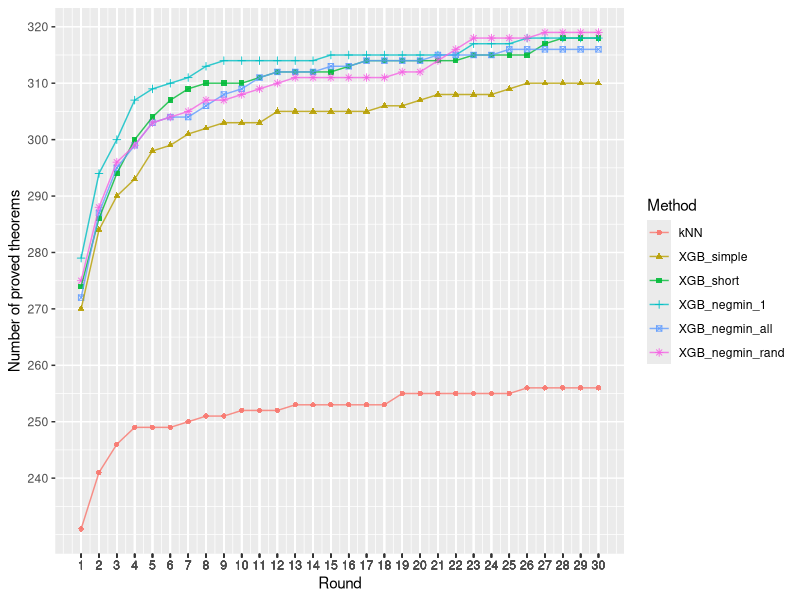
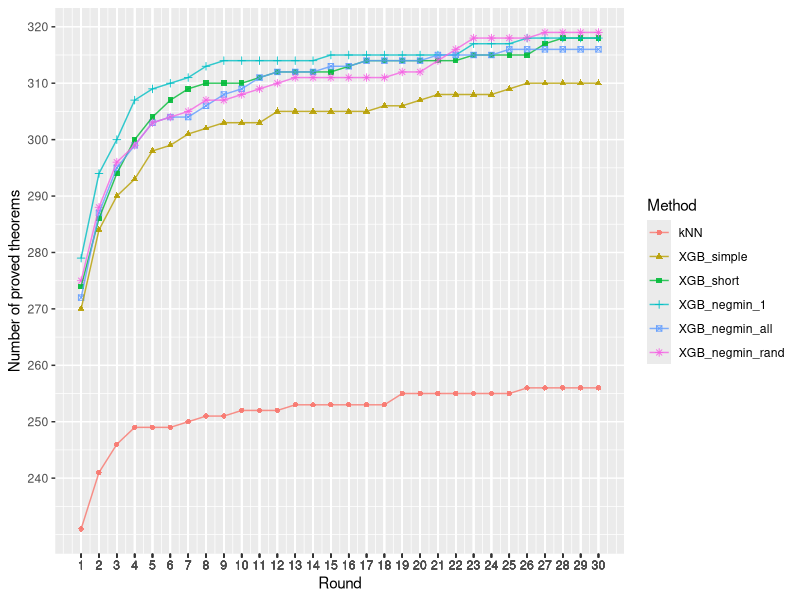

These charts were generated, in order, by the following R code:
library(ggplot2)
library(reshape)

knn<-read.csv('data/adding_knn_mptp2078_new.csv', header=F)
simple<-read.csv('data/adding_simple_mptp2078_new.csv', header=F)
short<-read.csv('data/adding_short_mptp2078_new.csv', header=F)
negmin_1<-read.csv('data/adding_negmin_1_mptp2078_new.csv', header=F)
negmin_2<-read.csv('data/adding_negmin_2_mptp2078_new.csv', header=F)
negmin_rand<-read.csv('data/adding_negmin_rand_mptp2078_new.csv', header=F)
negmin_all<-read.csv('data/adding_negmin_all_mptp2078_new.csv', header=F)

print(simple)
print(short)
print(simple[simple$V1 < 999,])
data<-data.frame(
	Round=seq(1,30),
	kNN=knn[knn$V1 < 999,][1:30],
	XGB_simple=simple[simple$V1 < 999,][1:30],
	XGB_short=short[short$V1 < 999,][1:30],
	XGB_negmin_1=negmin_1[negmin_1$V1 < 999,][1:30],
      #	XGB_negmin_2=negmin_2[negmin_2$V1 < 999,][1:30],
	XGB_negmin_all=negmin_all[negmin_all$V1 < 999,][1:30],
	XGB_negmin_rand=negmin_rand[negmin_rand$V1 < 999,][1:30]
	)

data_melt<-melt(data, c("Round"))
colnames(data_melt)<-c("Round", "Method", "Number of proved theorems")
print(data_melt)

ggplot(data_melt, aes(x=`Round`, y=`Number of proved theorems`)) +
	geom_point(aes(color=Method, shape=Method), alpha=0.9) +
	geom_line(aes(color=Method), alpha=0.8) +
	scale_y_continuous(breaks=c(240,250,260,270,280,290,300,310,320)) +
	scale_x_continuous(breaks=data_melt$Round)
#	theme(axis.text.x=element_text(angle=30,hjust=1,vjust=1))
ggsave('addings.png', device='png', height=4, width=7.8, dpi=800)
